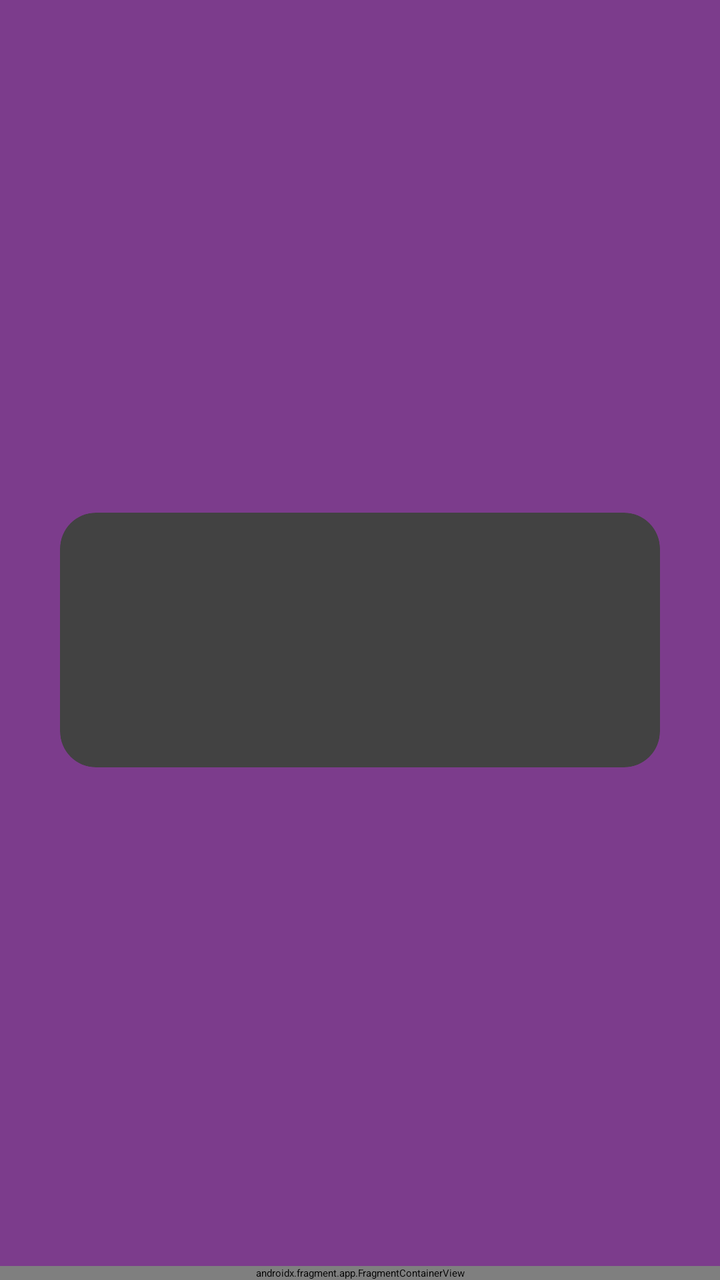
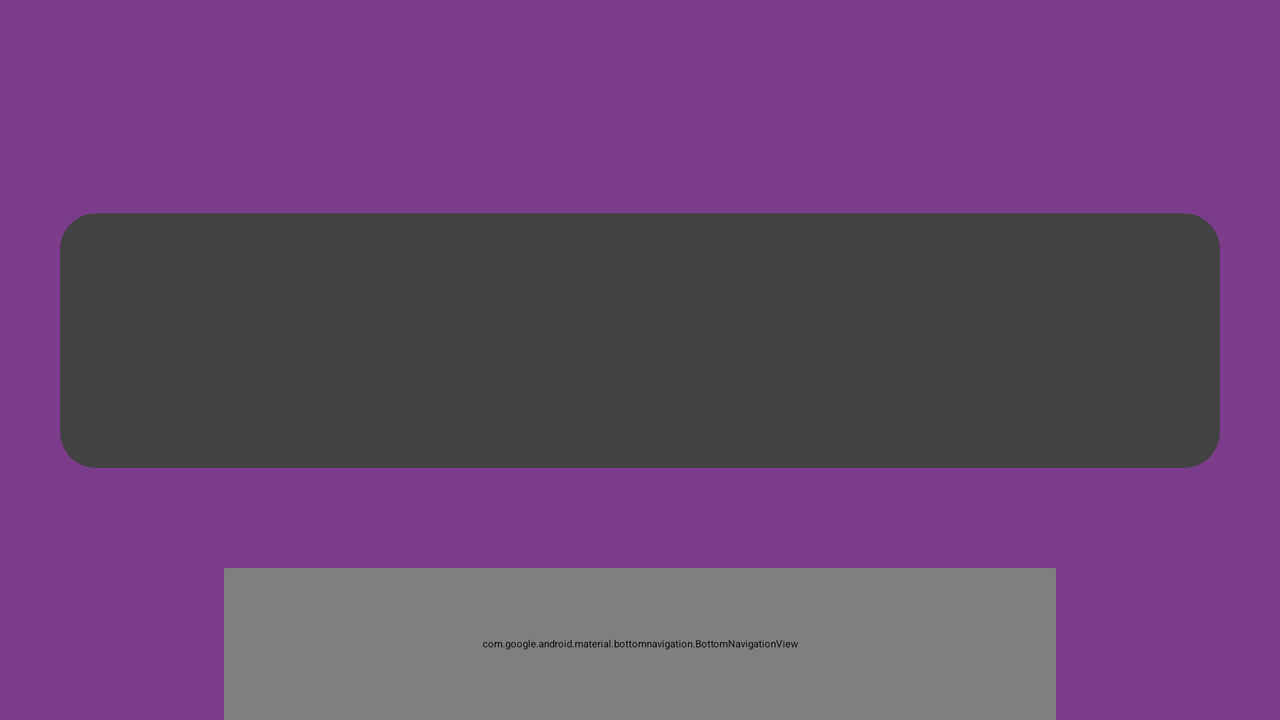

One screen, two layout resources from the same app: the default and the repository's alternative for another configuration. Each is rendered where Android would select it; the XML of both is given below.
<!-- AndroidManifest.xml: application theme Theme.BloodBank -->
<!-- res/layout/activity_dashboard.xml -->
<?xml version="1.0" encoding="utf-8"?>
<androidx.constraintlayout.widget.ConstraintLayout xmlns:android="http://schemas.android.com/apk/res/android"
    xmlns:app="http://schemas.android.com/apk/res-auto"
    xmlns:tools="http://schemas.android.com/tools"
    android:layout_width="match_parent"
    android:layout_height="match_parent"
    tools:context=".DashboardActivity"
    android:background="@color/app_bg">
    <TextView
        android:id="@+id/userNameText"
        android:layout_width="match_parent"
        android:layout_height="wrap_content"
        app:layout_constraintTop_toTopOf="parent"
        app:layout_constraintStart_toStartOf="parent"
        app:layout_constraintEnd_toEndOf="parent"
        app:layout_constraintBottom_toTopOf="@id/profileCard"
        android:textSize="@dimen/text_large"
        android:textColor="@color/white"
        android:textAlignment="center"
        />

    <androidx.cardview.widget.CardView
        android:id="@+id/profileCard"
        android:layout_width="match_parent"
        android:layout_height="wrap_content"
        android:layout_marginStart="30dp"
        android:layout_marginEnd="30dp"
        app:layout_constraintTop_toTopOf="parent"
        app:layout_constraintEnd_toEndOf="parent"
        app:layout_constraintStart_toStartOf="parent"
        app:layout_constraintBottom_toBottomOf="parent"
        app:cardCornerRadius="@dimen/card_radius">

        <androidx.constraintlayout.widget.ConstraintLayout
            android:layout_width="match_parent"
            android:layout_height="match_parent">

            <ImageView
                android:id="@+id/profileImage"
                android:layout_width="wrap_content"
                android:layout_height="wrap_content"
                app:srcCompat="@drawable/ic_my_profile_foreground"
                app:layout_constraintTop_toTopOf="parent"
                app:layout_constraintStart_toStartOf="parent"
                app:layout_constraintEnd_toEndOf="parent"
                app:layout_constraintBottom_toTopOf="@id/summaryText"/>

            <TextView
                android:id="@+id/summaryText"
                android:layout_width="wrap_content"
                android:layout_height="wrap_content"
                android:paddingTop="20dp"
                android:textSize="@dimen/text_medium"
                app:layout_constraintBottom_toTopOf="@id/donationsText"
                app:layout_constraintEnd_toEndOf="parent"
                app:layout_constraintStart_toStartOf="parent"
                app:layout_constraintTop_toBottomOf="@id/profileImage"/>

            <TextView
                android:id="@+id/donationsText"
                android:layout_width="wrap_content"
                android:layout_height="wrap_content"
                app:layout_constraintTop_toBottomOf="@id/summaryText"
                android:textSize="@dimen/text_medium"
                app:layout_constraintStart_toStartOf="parent"
                app:layout_constraintEnd_toEndOf="parent"
                app:layout_constraintBottom_toBottomOf="parent"
                android:layout_marginBottom="40dp"/>

        </androidx.constraintlayout.widget.ConstraintLayout>
    </androidx.cardview.widget.CardView>

    <androidx.fragment.app.FragmentContainerView
        android:id="@+id/fragmentContainerView"
        android:name="com.example.bloodbank.NavBarFragment"
        android:layout_width="match_parent"
        android:layout_height="wrap_content"
        app:layout_constraintStart_toStartOf="parent"
        app:layout_constraintEnd_toEndOf="parent"
        app:layout_constraintBottom_toBottomOf="parent"/>
</androidx.constraintlayout.widget.ConstraintLayout>
<!-- resources referenced by this layout -->
<resources>
  <color name="app_bg">#7c3c8c</color>
  <color name="white">#FFFFFFFF</color>
  <dimen name="card_radius">18dp</dimen>
  <dimen name="text_large">35sp</dimen>
  <dimen name="text_medium">25sp</dimen>
  <!-- drawable ic_my_profile_foreground (drawable) -->
  <vector xmlns:android="http://schemas.android.com/apk/res/android"
      android:width="108dp"
      android:height="108dp"
      android:viewportWidth="108"
      android:viewportHeight="108"
      android:tint="#7C3C8C">
    <group android:scaleX="3.132"
        android:scaleY="3.132"
        android:translateX="16.416"
        android:translateY="16.416">
      <path
          android:fillColor="@android:color/white"
          android:pathData="M12,2C6.48,2 2,6.48 2,12s4.48,10 10,10 10,-4.48 10,-10S17.52,2 12,2zM12,5c1.66,0 3,1.34 3,3s-1.34,3 -3,3 -3,-1.34 -3,-3 1.34,-3 3,-3zM12,19.2c-2.5,0 -4.71,-1.28 -6,-3.22 0.03,-1.99 4,-3.08 6,-3.08 1.99,0 5.97,1.09 6,3.08 -1.29,1.94 -3.5,3.22 -6,3.22z"/>
    </group>
  </vector>
</resources>
<!-- res/layout-land/activity_dashboard.xml (the repository's variant of the layout above) -->
<!-- drawn on the phone turned sideways -->
<?xml version="1.0" encoding="utf-8"?>
<androidx.constraintlayout.widget.ConstraintLayout xmlns:android="http://schemas.android.com/apk/res/android"
    xmlns:app="http://schemas.android.com/apk/res-auto"
    xmlns:tools="http://schemas.android.com/tools"
    android:layout_width="match_parent"
    android:layout_height="match_parent"
    tools:context=".DashboardActivity"
    android:background="@color/app_bg">
    <ScrollView
        android:id="@+id/scrollView"
        android:layout_width="match_parent"
        android:layout_height="match_parent"
        app:layout_constraintTop_toTopOf="parent"
        app:layout_constraintEnd_toEndOf="parent"
        app:layout_constraintStart_toStartOf="parent"
        app:layout_constraintBottom_toBottomOf="parent">
    <LinearLayout
        android:layout_width="match_parent"
        android:layout_height="match_parent"
        android:orientation="vertical"
        android:paddingBottom="100dp"
        >
        <TextView
            android:id="@+id/userNameText"
            android:layout_width="match_parent"
            android:layout_height="wrap_content"
            android:textSize="@dimen/text_large"
            android:layout_marginTop="30dp"
            android:textColor="@color/white"
            android:textAlignment="center"
            />

        <androidx.cardview.widget.CardView
            android:id="@+id/profileCard"
            android:layout_width="match_parent"
            android:layout_height="wrap_content"
            android:layout_margin="30dp"
            app:cardCornerRadius="@dimen/card_radius">

            <androidx.constraintlayout.widget.ConstraintLayout
                android:layout_width="match_parent"
                android:layout_height="match_parent">

                <ImageView
                    android:id="@+id/profileImage"
                    android:layout_width="wrap_content"
                    android:layout_height="wrap_content"
                    app:srcCompat="@drawable/ic_my_profile_foreground"
                    app:layout_constraintTop_toTopOf="parent"
                    app:layout_constraintStart_toStartOf="parent"
                    app:layout_constraintEnd_toEndOf="parent"
                    app:layout_constraintBottom_toTopOf="@id/summaryText"/>

                <TextView
                    android:id="@+id/summaryText"
                    android:layout_width="wrap_content"
                    android:layout_height="wrap_content"
                    android:paddingTop="20dp"
                    android:textSize="@dimen/text_medium"
                    app:layout_constraintBottom_toTopOf="@id/donationsText"
                    app:layout_constraintEnd_toEndOf="parent"
                    app:layout_constraintStart_toStartOf="parent"
                    app:layout_constraintTop_toBottomOf="@id/profileImage"/>

                <TextView
                    android:id="@+id/donationsText"
                    android:layout_width="wrap_content"
                    android:layout_height="wrap_content"
                    app:layout_constraintTop_toBottomOf="@id/summaryText"
                    android:textSize="@dimen/text_medium"
                    app:layout_constraintStart_toStartOf="parent"
                    app:layout_constraintEnd_toEndOf="parent"
                    app:layout_constraintBottom_toBottomOf="parent"
                    android:layout_marginBottom="40dp"/>

            </androidx.constraintlayout.widget.ConstraintLayout>
        </androidx.cardview.widget.CardView>
    </LinearLayout>
    </ScrollView>


    <com.google.android.material.bottomnavigation.BottomNavigationView
        android:layout_width="416dp"
        android:layout_height="76dp"
        app:layout_constraintBottom_toBottomOf="parent"
        app:layout_constraintEnd_toEndOf="parent"
        app:layout_constraintStart_toStartOf="parent">

        <LinearLayout
            android:layout_width="match_parent"
            android:layout_height="wrap_content">

            <ImageButton
                android:id="@+id/imageButton4"
                android:layout_width="wrap_content"
                android:layout_height="wrap_content"
                android:backgroundTint="@color/white"
                app:srcCompat="@drawable/ic_my_profile_foreground"
                android:onClick="onMyProfileClick"/>

            <ImageButton
                android:id="@+id/imageButton5"
                android:layout_width="wrap_content"
                android:layout_height="wrap_content"
                android:backgroundTint="@color/white"
                app:srcCompat="@drawable/ic_list_foreground" />

            <ImageButton
                android:id="@+id/imageButton6"
                android:layout_width="wrap_content"
                android:layout_height="wrap_content"
                android:layout_weight="1"
                android:backgroundTint="@color/white"
                app:srcCompat="@drawable/ic_notification_foreground" />
        </LinearLayout>

    </com.google.android.material.bottomnavigation.BottomNavigationView>
</androidx.constraintlayout.widget.ConstraintLayout>
<!-- resources referenced by the variant -->
<!-- as the phone turned sideways resolves them -->
<resources>
  <color name="app_bg">#7c3c8c</color>
  <color name="white">#FFFFFFFF</color>
  <dimen name="card_radius">18dp</dimen>
  <dimen name="text_large">35sp</dimen>
  <dimen name="text_medium">25sp</dimen>
  <!-- drawable ic_list_foreground (drawable) -->
  <vector xmlns:android="http://schemas.android.com/apk/res/android"
      android:width="108dp"
      android:height="108dp"
      android:viewportWidth="108"
      android:viewportHeight="108"
      android:tint="#7C3C8C">
    <group android:scaleX="2.7500489"
        android:scaleY="2.7500489"
        android:translateX="20.999414"
        android:translateY="20.999414">
      <path
          android:fillColor="@android:color/white"
          android:pathData="M19,5v14L5,19L5,5h14m1.1,-2L3.9,3c-0.5,0 -0.9,0.4 -0.9,0.9v16.2c0,0.4 0.4,0.9 0.9,0.9h16.2c0.4,0 0.9,-0.5 0.9,-0.9L21,3.9c0,-0.5 -0.5,-0.9 -0.9,-0.9zM11,7h6v2h-6L11,7zM11,11h6v2h-6v-2zM11,15h6v2h-6zM7,7h2v2L7,9zM7,11h2v2L7,13zM7,15h2v2L7,17z"/>
    </group>
  </vector>
  <!-- drawable ic_my_profile_foreground (drawable) -->
  <vector xmlns:android="http://schemas.android.com/apk/res/android"
      android:width="108dp"
      android:height="108dp"
      android:viewportWidth="108"
      android:viewportHeight="108"
      android:tint="#7C3C8C">
    <group android:scaleX="3.132"
        android:scaleY="3.132"
        android:translateX="16.416"
        android:translateY="16.416">
      <path
          android:fillColor="@android:color/white"
          android:pathData="M12,2C6.48,2 2,6.48 2,12s4.48,10 10,10 10,-4.48 10,-10S17.52,2 12,2zM12,5c1.66,0 3,1.34 3,3s-1.34,3 -3,3 -3,-1.34 -3,-3 1.34,-3 3,-3zM12,19.2c-2.5,0 -4.71,-1.28 -6,-3.22 0.03,-1.99 4,-3.08 6,-3.08 1.99,0 5.97,1.09 6,3.08 -1.29,1.94 -3.5,3.22 -6,3.22z"/>
    </group>
  </vector>
  <!-- drawable ic_notification_foreground (drawable) -->
  <vector xmlns:android="http://schemas.android.com/apk/res/android"
      android:width="108dp"
      android:height="108dp"
      android:viewportWidth="108"
      android:viewportHeight="108"
      android:tint="#7C3C8C">
    <group android:scaleX="2.5625455"
        android:scaleY="2.5625455"
        android:translateX="23.249454"
        android:translateY="22.68">
      <path
          android:fillColor="@android:color/white"
          android:pathData="M12,22c1.1,0 2,-0.9 2,-2h-4c0,1.1 0.89,2 2,2zM18,16v-5c0,-3.07 -1.64,-5.64 -4.5,-6.32L13.5,4c0,-0.83 -0.67,-1.5 -1.5,-1.5s-1.5,0.67 -1.5,1.5v0.68C7.63,5.36 6,7.92 6,11v5l-2,2v1h16v-1l-2,-2z"/>
    </group>
  </vector>
</resources>
